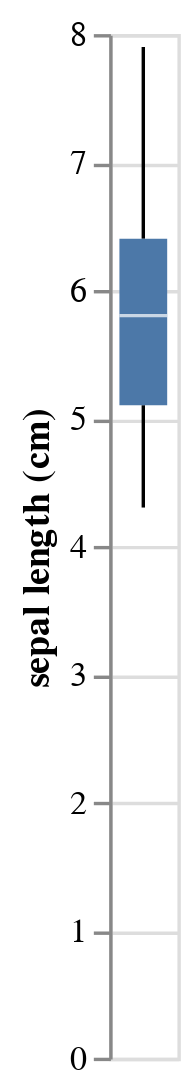

The code cell stored with this chart in its notebook:
### Code cell
#altair
boxplot = alt.Chart(df_iris_uni.to_frame()).mark_boxplot().encode(
    alt.Y("sepal length (cm):Q")
)
boxplot

### Figure 1 — Vega-Lite specification as saved in the notebook (floating-point values rounded to 4 significant figures; data arrays with more than 128 entries replaced by an {"elided": "..."} marker saying what was removed)
{"config": {"view": {"continuousWidth": 400, "continuousHeight": 300}}, "data": {"name": "data-84f96f3a2fdea58da25b3b58a4662690"}, "mark": "boxplot", "encoding": {"y": {"field": "sepal length (cm)", "type": "quantitative"}}, "$schema": "https://vega.github.io/schema/vega-lite/v4.17.0.json", "datasets": {"data-84f96f3a2fdea58da25b3b58a4662690": {"elided": "150 records"}}}
